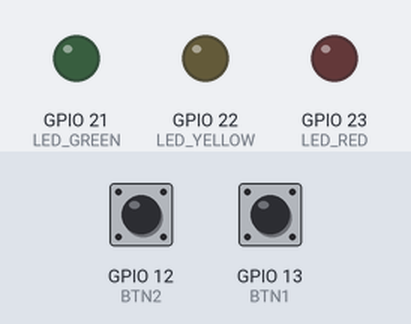
A sketch run on a simulated ESP32. On the bench: output pins drawn as LEDs (lit = HIGH). Inputs (shaded band) come from the test bench; at power-on: GPIO 13 (BTN1) HIGH, GPIO 12 (BTN2) HIGH.

Above: at 1.2 s.
1.3 s: GPIO 13 (BTN1) pulled LOW for 3.2 s
At 2.4 s:
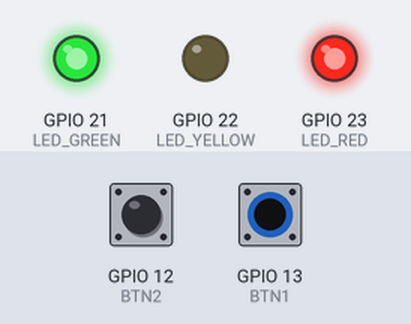
7.5 s: GPIO 12 (BTN2) pulled LOW for 0.15 s
At 8.3 s:
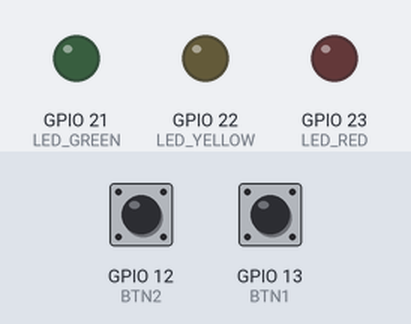
10.6 s: GPIO 13 (BTN1) pulled LOW for 0.15 s
At 12.8 s:
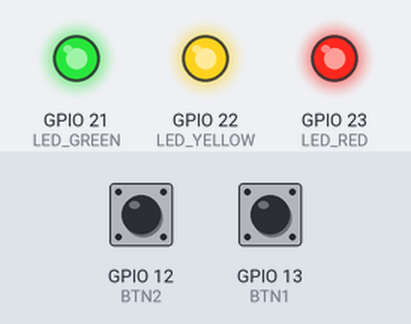
13.7 s: GPIO 12 (BTN2) pulled LOW for 1 s
At 14.2 s:
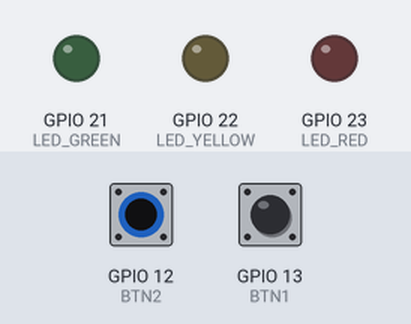
Timing chart, 0 to 16.7 s (numbered marks = the images above; inputs shaded):
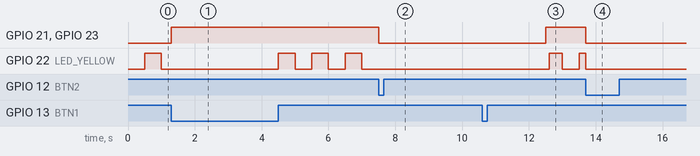

Measured:
- after the input at 1.3 s, GPIO 21 (LED_GREEN), GPIO 23 (LED_RED): LOW → HIGH at once
- after the input at 7.5 s, GPIO 21 (LED_GREEN), GPIO 23 (LED_RED): HIGH → LOW at once; GPIO 22 (LED_YELLOW): stops changing and stays LOW
- after the input at 10.6 s, GPIO 21 (LED_GREEN), GPIO 23 (LED_RED): LOW → HIGH after 1.9 s
- after the input at 13.7 s, GPIO 21 (LED_GREEN), GPIO 23 (LED_RED): HIGH → LOW at once

The sketch:

sketch.ino
```cpp
const uint8_t LED_RED    = 23;
const uint8_t LED_YELLOW = 22;
const uint8_t LED_GREEN  = 21;

const uint8_t BTN1 = 13;
const uint8_t BTN2 = 12;

volatile bool highPressed = false;
volatile bool lowPressed = false;
volatile bool timerFlag = false;

bool highActive = false;
bool lowBlock = false;

unsigned long highEndTime = 0;
unsigned long lowEndTime = 0;

bool ledState = false;

hw_timer_t *timer = NULL;


void IRAM_ATTR onBtn1Press() {
  highPressed = true;
}

void IRAM_ATTR onBtn2Press() {
  lowPressed = true;
}

void IRAM_ATTR onTimer() {
  timerFlag = true;
}
void setup() {
  pinMode(LED_RED, OUTPUT);
  pinMode(LED_YELLOW, OUTPUT);
  pinMode(LED_GREEN, OUTPUT);

  pinMode(BTN1, INPUT_PULLUP);
  pinMode(BTN2, INPUT_PULLUP);

  attachInterrupt(BTN1, onBtn1Press, FALLING);
  attachInterrupt(BTN2, onBtn2Press, FALLING);

  timer = timerBegin(1000000);
  timerAttachInterrupt(timer, &onTimer);
  timerAlarm(timer, 500000, true, 0); // 0.5s
}
void loop() {

  unsigned long now = millis();
  if (highPressed) {
    highPressed = false;
    highActive = true;
    highEndTime = now + 2000;
  }
  if (lowPressed) {
    lowPressed = false;
    lowBlock = true;
    lowEndTime = now + 5000;
  }
  if (lowBlock) {
    if (now < lowEndTime) {
      digitalWrite(LED_RED, LOW);
      digitalWrite(LED_YELLOW, LOW);
      digitalWrite(LED_GREEN, LOW);
      return;
    } else {
      lowBlock = false;
    }
  }
  if (highActive) {
    if (now < highEndTime || digitalRead(BTN1) == LOW) {
      digitalWrite(LED_RED, HIGH);
      digitalWrite(LED_GREEN, HIGH);
      digitalWrite(LED_YELLOW, LOW);
      return;
    } else {
      highActive = false;
    }
  }
  if (timerFlag) {
    timerFlag = false;

    ledState = !ledState;
    digitalWrite(LED_YELLOW, ledState);
  }
}
```
